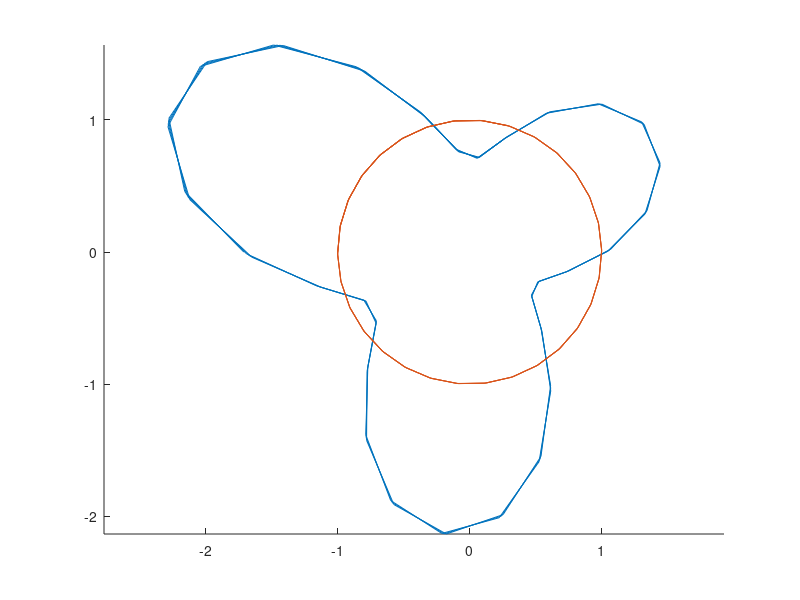

This figure's MATLAB source: (Note: this script raises an error after producing the figure.)
r = @(x) (2 + sin(3 * x)) ./ sqrt(1 + exp(cos(x)));

theta = linspace(-5, 5 * pi);
x = r(theta) .* cos(theta);
y = r(theta) .* sin(theta);
hold on
plot(x, y)
plot(cos(theta), sin(theta))
hold off
axis equal

while 1
	[x, y, button] = ginput(1);
	if button ~= 1
		break;
	end
	[theta, rho] = cart2pol(x, y);
	theta
	fzero(@(x) r(x) - 1, theta)
end
